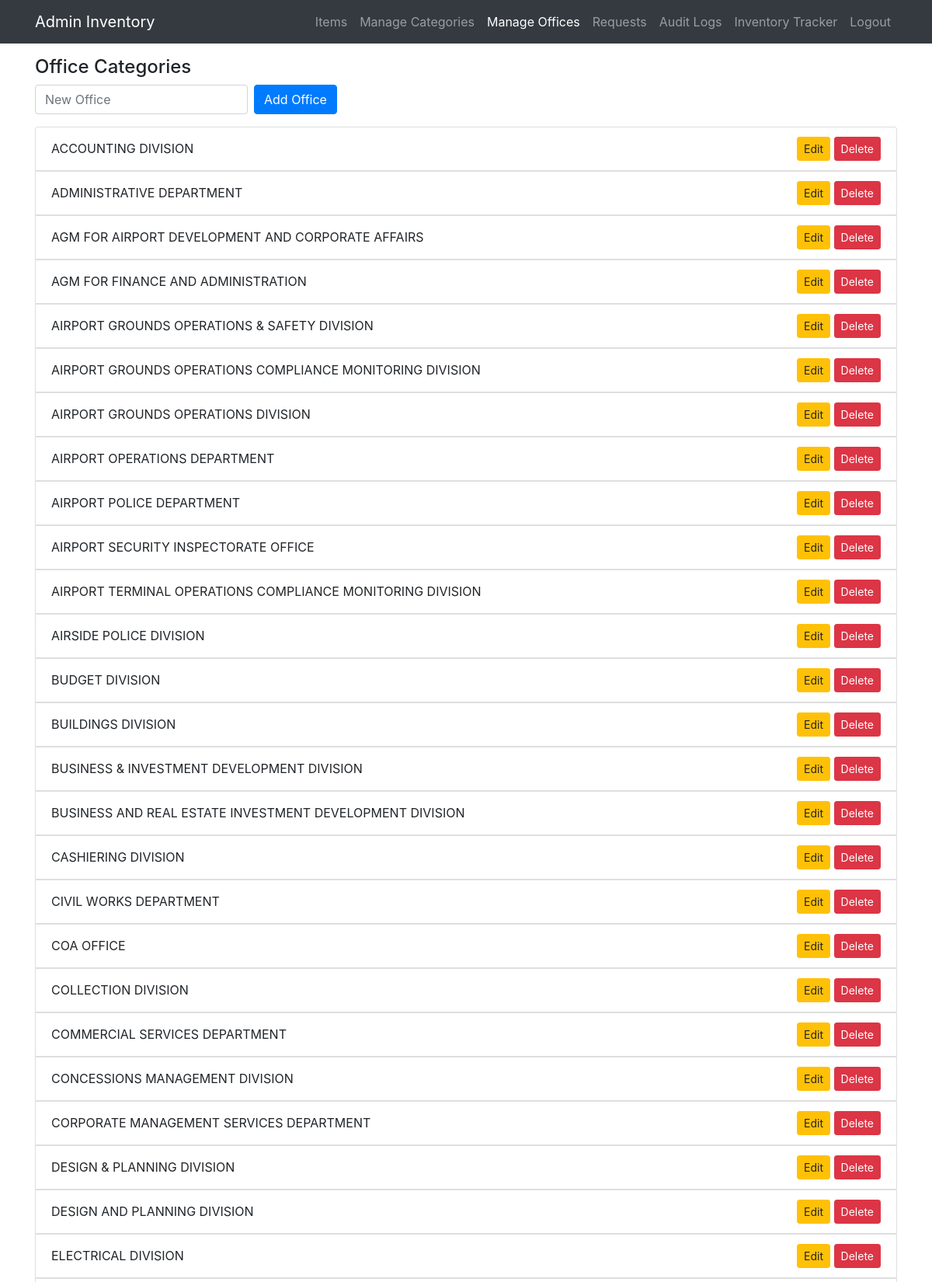
/admin/offices.php (signed in, upper part), run on the app's committed database.
### tables this page shows
CREATE TABLE `offices` (
  `id` int(11) NOT NULL,
  `name` varchar(100) NOT NULL
);

### admin/offices.php (the view, shortened to what this page needs)
<?php
require '../config/db.php';
$offices = $db->query("SELECT * FROM offices ORDER BY name ASC")->fetch_all(MYSQLI_ASSOC);
?>
<!doctype html>
<html>
<head>
    <link rel="stylesheet" href="https://cdn.jsdelivr.net/npm/bootstrap@4.6.2/dist/css/bootstrap.min.css">
</head>
<body>
<nav class="navbar navbar-expand-lg navbar-dark bg-dark fixed-top">
    <div class="container">
        <a class="navbar-brand" href="dashboard.php">Admin Inventory</a>
        <ul class="navbar-nav ml-auto">
            <li class="nav-item"><a href="items.php" class="nav-link">Items</a></li>
            <li class="nav-item"><a href="categories.php" class="nav-link">Manage Categories</a></li>
            <li class="nav-item"><a href="offices.php" class="nav-link active">Manage Offices</a></li>
            <li class="nav-item"><a href="requests.php" class="nav-link">Requests</a></li>
            <li class="nav-item"><a href="audit_logs.php" class="nav-link">Audit Logs</a></li>
            <li class="nav-item"><a href="tracker.php" class="nav-link">Inventory Tracker</a></li>
            <li class="nav-item"><a href="/inventory_system/logout.php" class="nav-link">Logout</a></li>
        </ul>
    </div>
</nav>
<div class="container pt-5">
    <h4 class="mt-4">Office Categories</h4>
    <form class="form-inline mb-3" method="POST">
        <input name="new_office" class="form-control mr-2" placeholder="New Office" required>
        <button class="btn btn-primary">Add Office</button>
    </form>
    <ul class="list-group">
        <?php foreach($offices as $o): ?>
        <li class="list-group-item d-flex justify-content-between align-items-center">
            <?= htmlspecialchars($o['name']) ?>
            <div>
                <button class="btn btn-warning btn-sm" data-toggle="modal" data-target="#editModal<?= $o['id'] ?>">Edit</button>
                <a href="?deloffice=<?= $o['id'] ?>" class="btn btn-danger btn-sm"
                   onclick="return confirm('Are you sure you want to remove this office?');">
                   Delete
                </a>
            </div>
        </li>
        <?php endforeach; ?>
    </ul>
</div>
</body>
</html>

### data on the page
offices: name "ACCOUNTING DIVISION"
offices: name "ADMINISTRATIVE DEPARTMENT"
offices: name "AGM FOR AIRPORT DEVELOPMENT AND CORPORATE AFFAIRS"
offices: name "AGM FOR FINANCE AND ADMINISTRATION"
offices: name "AIRPORT GROUNDS OPERATIONS & SAFETY DIVISION"
offices: name "AIRPORT GROUNDS OPERATIONS COMPLIANCE MONITORING DIVISION"
offices: name "AIRPORT GROUNDS OPERATIONS DIVISION"
offices: name "AIRPORT OPERATIONS DEPARTMENT"
offices: name "AIRPORT POLICE DEPARTMENT"
offices: name "AIRPORT SECURITY INSPECTORATE OFFICE"
offices: name "AIRPORT TERMINAL OPERATIONS COMPLIANCE MONITORING DIVISION"
offices: name "AIRSIDE POLICE DIVISION"
offices: name "BUDGET DIVISION"
offices: name "BUILDINGS DIVISION"
offices: name "BUSINESS & INVESTMENT DEVELOPMENT DIVISION"
offices: name "BUSINESS AND REAL ESTATE INVESTMENT DEVELOPMENT DIVISION"
offices: name "CASHIERING DIVISION"
offices: name "CIVIL WORKS DEPARTMENT"
offices: name "COA OFFICE"
offices: name "COLLECTION DIVISION"
offices: name "COMMERCIAL SERVICES DEPARTMENT"
offices: name "CONCESSIONS MANAGEMENT DIVISION"
offices: name "CORPORATE MANAGEMENT SERVICES DEPARTMENT"
offices: name "DESIGN & PLANNING DIVISION"
offices: name "DESIGN AND PLANNING DIVISION"
offices: name "ELECTRICAL DIVISION"
